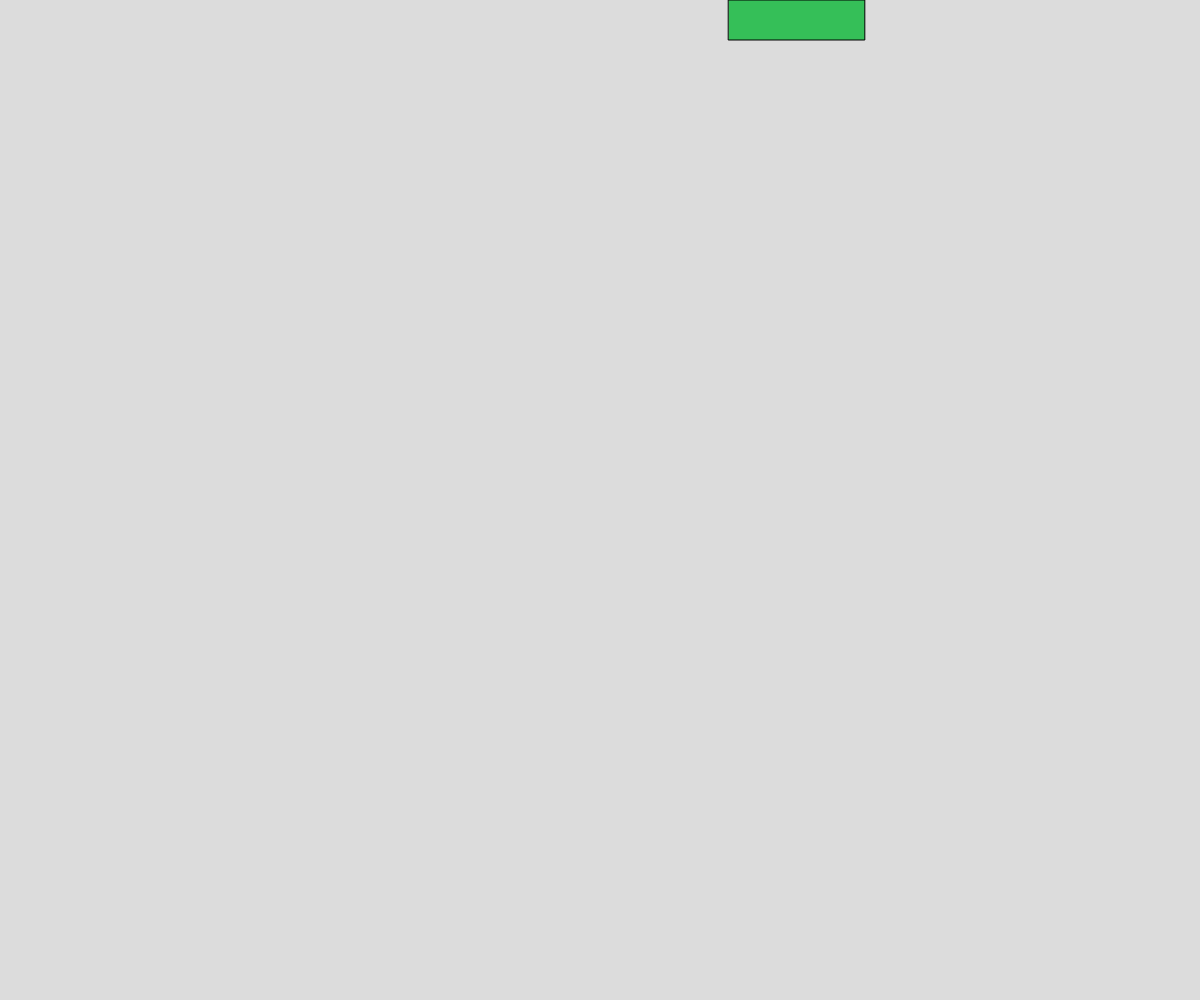
Frame 1 (no input)
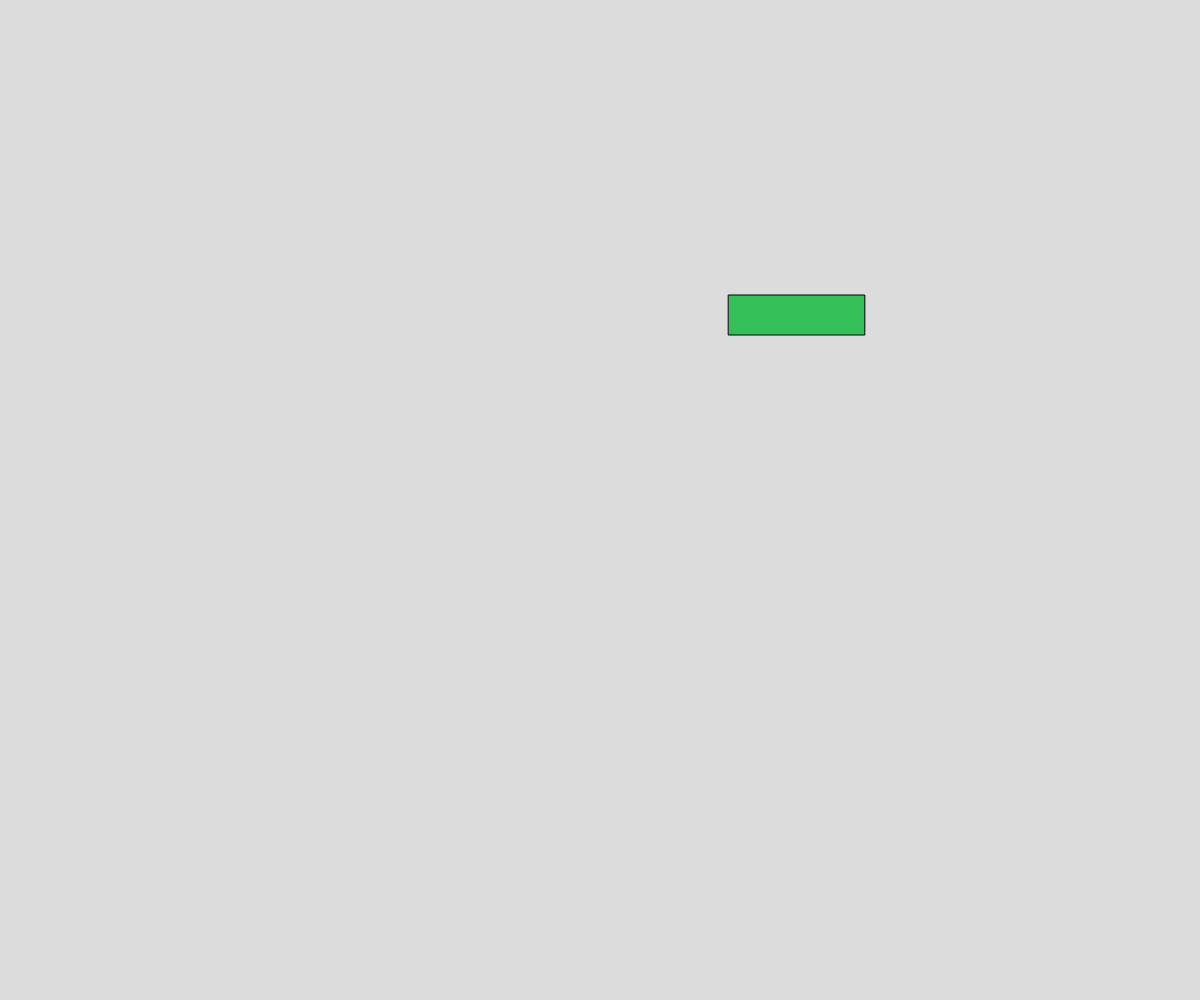
Frame 60 (no input)
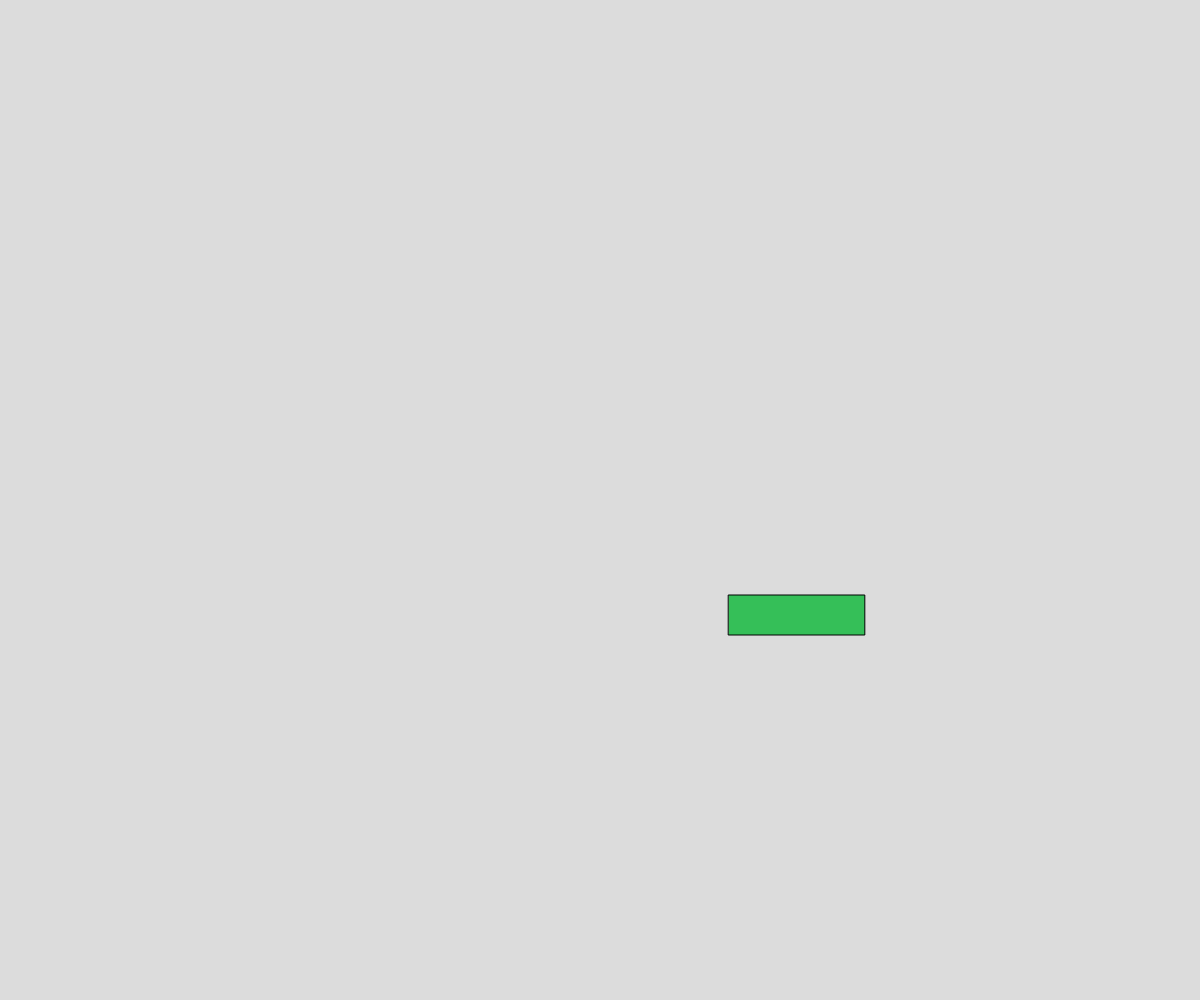
Frame 120 (the mouse pressed at the canvas centre since frame 60)

The p5.js sketch that drew these frames (run headless with seeded random() and noise() and a simulated clock; from frame 60 on, the mouse is pressed at the canvas centre):

// p5.js sketch
// ── sketch.js
// Arrays Object Notation Assignment
// Misheel Gankhuyag
// October 10, 2023
//
// Extra for Experts:
// - describe what you did to take this project "above and beyond"


let tower = [];
let blockHeight = 40;

let currentBlock;

function setup() {
  createCanvas(windowWidth, windowHeight);
  initializeGame();
}

function draw() {
  background(220);
  drawTower();
  drawCurrentBlock();

  if (currentBlock) {
    currentBlock.y += 5; // Falling speed
    if (blockStacksOnTower(currentBlock)) {
      // Add the block to the tower
      addToTower(currentBlock);
      initializeNewBlock();
    } 
    
    else if (blockHitsGround(currentBlock)) {
      // If the block touches the ground, the game is over
      gameOver();
    }
  }

  if (currentBlock) {
    if (keyIsDown(65)) {
      // A key (move left)
      if (currentBlock.x - 5 >= 0) {
        currentBlock.x -= 5;
      }
    }
    if (keyIsDown(68)) {
      // D key (move right)
      if (currentBlock.x + currentBlock.width + 5 <= windowWidth) {
        currentBlock.x += 5;
      }
    }
  }
}

function initializeGame() {
  tower = [];
  initializeNewBlock();
}

function initializeNewBlock() {
  currentBlock = {
    x: random(windowWidth / 4, windowWidth - windowWidth / 4),
    y: 0,
    color: color(random(255), random(255), random(255)),
    width: random(80, 150), // Randomize the width
  };
}

function drawTower() {
  for (let i = 0; i < tower.length; i++) {
    let block = tower[i];
    fill(block.color);
    rect(block.x, block.y, block.width, blockHeight);
  }
}

function drawCurrentBlock() {
  if (currentBlock) {
    fill(currentBlock.color);
    rect(currentBlock.x, currentBlock.y, currentBlock.width, blockHeight);
  }
}

function blockStacksOnTower(block) {
  for (let i = tower.length - 1; i >= 0; i--) {
    let existingBlock = tower[i];
    if ( block.x + block.width > existingBlock.x && block.x < existingBlock.x + existingBlock.width && block.y + blockHeight === existingBlock.y) {
      return true;
    }
  }
  return false;
}

function blockHitsGround(block) {
  return block.y + blockHeight >= windowHeight;
}

function addToTower(block) {
  block.y = windowHeight - blockHeight * (tower.length + 1);
  tower.push(block);
}

function gameOver() {
  noLoop();
  console.log("Game Over");
}

function keyPressed() {
  if (keyCode === 32) {
    // Space key to start a new game
    initializeGame();
    loop();
  }
}
